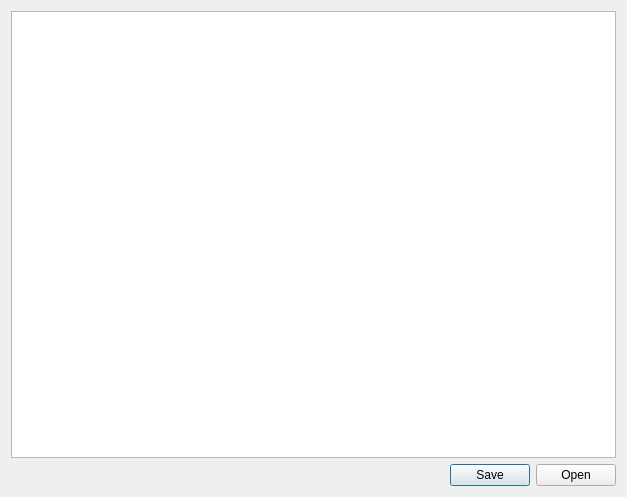
<?xml version="1.0" encoding="UTF-8"?>
<ui version="4.0">
 <class>Dialog</class>
 <widget class="QDialog" name="Dialog">
  <property name="geometry">
   <rect>
    <x>0</x>
    <y>0</y>
    <width>627</width>
    <height>497</height>
   </rect>
  </property>
  <property name="windowTitle">
   <string>Dialog</string>
  </property>
  <layout class="QVBoxLayout" name="verticalLayout">
   <item>
    <widget class="QPlainTextEdit" name="plainTextEdit"/>
   </item>
   <item>
    <widget class="QDialogButtonBox" name="buttonBox">
     <property name="standardButtons">
      <set>QDialogButtonBox::Open|QDialogButtonBox::Save</set>
     </property>
    </widget>
   </item>
  </layout>
 </widget>
 <resources/>
 <connections/>
</ui>
